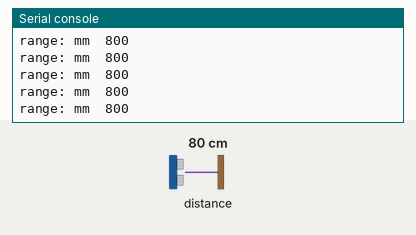
A program run on a simulated Raspberry Pi Pico running MicroPython. Parts: the last lines printed to the serial console. The test bench sets the inputs (shaded band); at power-on: distance to the obstacle 80 cm.

Above: at 1.2 s.
1.3 s: distance to the obstacle set to 2 cm
At 1.38 s:
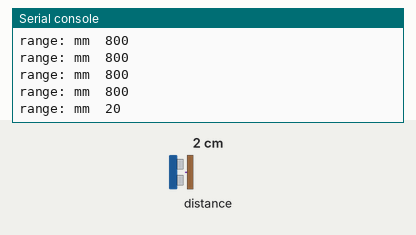
2.8 s: distance to the obstacle set to 4 cm
At 2.83 s:
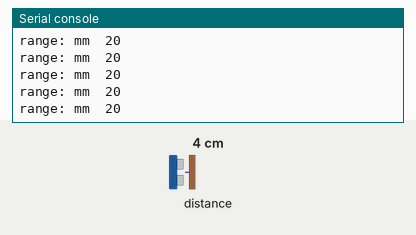
Timing chart, 0 to 5.8 s (numbered marks = the images above; inputs shaded):
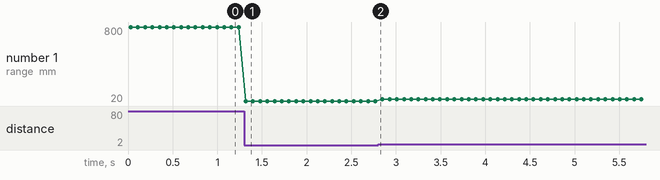

Measured:
- after the input at 1.3 s, the serial console: prints a new line at once (image 1)
- plotted number 1: 800 → 20 after the input at 1.3 s, 20 → 40 after the input at 2.8 s

The program:

testVl53l1x.py
```python
from machine import I2C #Gain access to the I2C port
from vl53l1x import VL53L1X #Import the ToF library
import time
#Set up the i2c connection
sda=machine.Pin(20)
scl=machine.Pin(21)
i2c=machine.I2C(0,sda=sda, scl=scl, freq=100000)

distance = VL53L1X(i2c) #Start the ToF sensor
while True:
    print("range: mm ", distance.read()) #Output the distance reading
    time.sleep(0.05) #Pause
```
